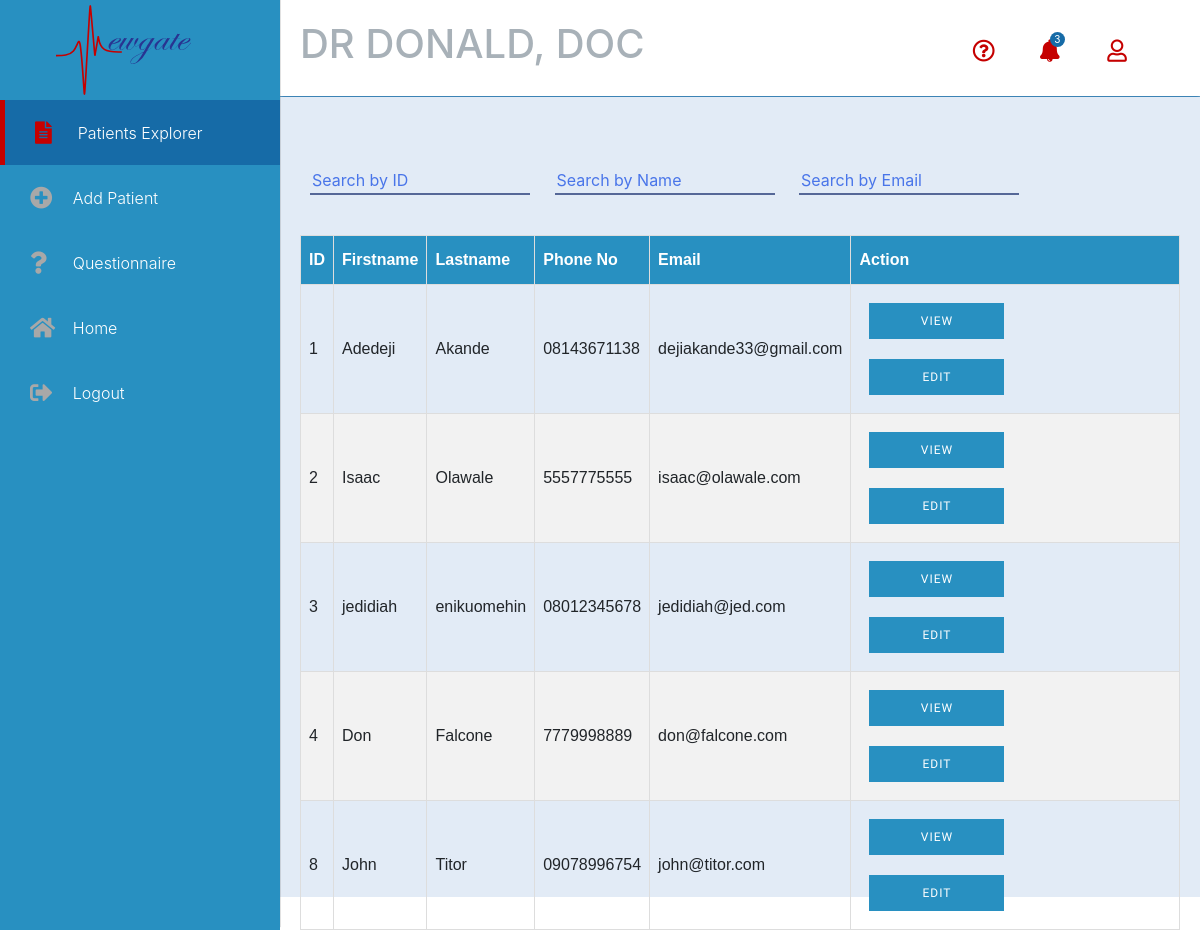
Screenshot of /pages/viewpatients.php (signed in) with the database file from the repository.
### tables this page shows
CREATE TABLE IF NOT EXISTS `tbl_patients` (
  `ID` int(11) NOT NULL AUTO_INCREMENT,
  `firstname` varchar(255) NOT NULL,
  `lastname` varchar(255) NOT NULL,
  `email` varchar(255) NOT NULL,
  `phone_num` varchar(255) NOT NULL,
  `dob` date NOT NULL,
  `height` float DEFAULT NULL,
  `weight` float DEFAULT NULL,
  PRIMARY KEY (`ID`)
);

### functions/functions.php (called while the page is built, shortened)
<?php
    function getCurrentUserOrDie(){
        if(!isset($_SESSION['user'])){
            doUnauthorized();
        }else{
            return $_SESSION['user'];
        }
    }
?>

### classes/user.php (called while the page is built, shortened)
<?php
class User {
    public $id, $ID, $email, $firstname, $lastname, $role;
    function isDoctor(){
        return in_array('DOCTOR', $this->role);
    }
}

### classes/patient.php (called while the page is built, shortened)
<?php
require_once('user.php');
class Patient {
    function __construct($ID, $email, $firstname, $lastname, $phone_num, $dob, $height, $weight, $sessbill=null, $docID=null){
        $this->ID = $ID;
        $this->email = $email;
        $this->firstname = $firstname;
        $this->lastname = $lastname;
        $this->phone_num = $phone_num;
    }
    static function getAllPatients($conn){
        $patients = array();
        $stmt = $conn->query("SELECT * FROM tbl_patients");
        $results = $stmt->fetchall(PDO::FETCH_ASSOC);
        foreach($results as $result){
            $patient = new Patient($result['ID'], $result["email"], $result["firstname"], $result["lastname"], $result["phone_num"], $result['dob'], $result['height'], $result['weight']);
            array_push($patients, $patient);
        }
        return $patients;
    }
}

### pages/viewpatients.php (the view, shortened to what this page needs)
<?php
require_once("../functions/conn.php");
require_once("../functions/functions.php");
require_once("../classes/user.php");
require_once("../classes/patient.php");
$current_user = getCurrentUserOrDie();
$conn = connect();
$patients = Patient::getAllPatients($conn);
?>
<!DOCTYPE html>
<html lang="en">
<head>
    <link rel="stylesheet" type="text/css" media="screen" href="../assets/css/style.css"/>
    <link rel="stylesheet" type="text/css" media="screen" href="../assets/css/main.css"/>
    <link rel="stylesheet" type="text/css" media="screen" href="../assets/css/viewpatients.css"/>
    <link rel="stylesheet" href="../assets/css/bootstrap.min.css">
    <link rel="stylesheet" href="https://use.fontawesome.com/releases/v5.0.13/css/all.css"
>
    <link rel="stylesheet" href="../assets/web-fonts-with-css/css/fontawesome-all.css">
</head>
<body>
<section id="sideMenu">
    <img class="logo" src="../assets/images/newgate.svg" alt="logo here">
    <nav>
        <a href="#" class="active dash_btn"><i class="fas fa-file-alt"></i>Patients Explorer</a>
        <a href="addpatients.php" class="dash_btn"><i class="fas fa-plus-circle"></i>Add Patient</a>
        <a href="viewquestionnaires.php" class="dash_btn"><i class="fas fa-question"></i>Questionnaire</a>
        <a href="../pages/dashboard.php" class="dash_btn"><i class="fas fa-home"></i>Home</a>
        <a href="../logout.php" class="dash_btn"><i class="fas fa-sign-out-alt"></i>Logout</a>
    </nav>
</section>
<header>
    <div class="name-field">
        <H1><?php
        $name = ($current_user->isDoctor())?"DR ":"";
        $name .= strtoupper($current_user->firstname).", ";
        $name .= strtoupper($current_user->lastname);
        echo $name;
        ?></H1>
    </div>
    <div class="user-field">
        <a href="#"><i class="b far fa-question-circle"></i></a>
        <a href="#" class="notification"><i class="b fas fa-bell"></i><span class="circle">3</span></a>
        <a href="#">
            <i class="b far fa-user"></i>
        </a>
    </div>
</header>
<section class="main-container">
    <div class = "stuff">
        <div>
            <input class = "inputext" type="number" name="id" onkeyup="typeSearch()" id="id" placeholder = "Search by ID">
            <input class = "inputext" type="text" name="name" onkeyup="typeSearch()" id="name" placeholder = "Search by Name">
            <input class = "inputext" type="email" name="email" onkeyup="typeSearch()" id="email" placeholder = "Search by Email">
        </div>
        <table id="patientTable" class="genTab">
            <thead>
            <tr>
                <th> ID </th>
                <th>Firstname</th>
                <th>Lastname</th>
                <th>Phone No</th>
                <th>Email</th>
                <th>Action</th>
            </tr>
            </thead>
            <tbody>
            <?php foreach ($patients as $patient) {
                $link ="";
                if($current_user->isDoctor()){
                    $link  = '<a href="managepatients.php?ID='.$patient->ID.'"><button class="bodbut">Edit</button></a>';
                }
                echo <<<_END
            <tr>
                <td> $patient->ID </td>
                <td> $patient->firstname </td>
                <td> $patient->lastname </td>
                <td> $patient->phone_num </td>
                <td> $patient->email</td>
                <td>
                <a href="patientfile.php?ID=$patient->ID"><button class="bodbut">View</button></a>
                $link
                </td>
            </tr>
_END;
            }?>
            </tbody>
        </table>
    </div>
</body>
</html>

### assets/css/style.css (style rules this page uses)
* { box-sizing: border-box; }
body { font-family: 'roboto', sans-serif; margin: 0; background: #E2EBF6; height: 100vh; }
header { background: white; margin-left: 280px; padding: 20px; box-shadow: 0 1px 5px 2px rgb(22, 107, 167); }
header .name-field { display: inline-block; width: 50%; color: #A8B1B8; }
header .search-field .fas, .far { transition: all 0.3s ease-in-out; }
header .search-field:hover .fas, .far { color: #C50000; }
header .user-field { display: inline-block; float: right; padding: 10px; }
header .user-field a { display: inline-block; padding-right: 20px; text-decoration: none; }
.notification { position: relative; font-size: 20px; padding-top: 5px; }
.notification .circle { background: #166BA7; width: 15px; height: 15px; border-radius: 50%; display: inline-block; font-size: 10px; color: white; text-align: center; position: absolute; top: 2px; left: 10px; }
.logo { height: 100px; width: 135px; margin-left: 20%; }
#sideMenu { background: #2890C1; width: 280px; height: 100%; box-shadow: 0 -3px 1px rgb(77, 77, 77); position: fixed; bottom: 0; top: 0; z-index: 4; }
#sideMenu nav a { display: block; color: #FFFFFF; text-decoration: none; padding: 20px 30px; font-weight: 300; transition: all 0.3s ease-in-out; }
.dash_btn { transition: all 0.3s ease-in-out; }
.dash_btn:hover .fas, .far { color: #C50000; }
.active { background: #166BA7; border-left: 5px solid #C50000; padding: 15px 30px 15px 25px; }
.active .fas, .far { color: #C50000; }
.fas, .far { color: #A8A8A8; font-size: 1.4rem; margin-right: 0.8rem; display: inline-block; width: 30px; position: relative; top: 2px; }
.b { color: #C50000; }
.main-container { margin-left: 280px; margin-top: 1px; padding-top: 40px; background: #E2EBF6; height: 100%; }

### assets/css/main.css (style rules this page uses)
.inputext { margin: 10px; border-style: hidden; border-bottom-style: solid; border-bottom-color: #556797; outline: none; }
::placeholder { color: #4975e9; }
.bodbut { color: #ffffff; margin: 10px; font-size: 12px; border: 0 none; letter-spacing: 1px; text-transform: uppercase; background-color: #2890C1; font-family: roboto, sans-serif; border-radius: 0; width: 135px; height: 36px; transition: all 0.3s ease-in-out; }
.stuff { margin: 20px; }
.genTab { font-family: "Trebuchet MS", Arial, Helvetica, sans-serif; border-collapse: collapse; width: 100%; margin-top: 30px; }
.genTab td, .genTab th { border: 1px solid #ddd; padding: 8px; }
.genTab tr:nth-child(even) { background-color: #f2f2f2; }
.genTab th { padding-top: 12px; padding-bottom: 12px; text-align: left; background-color: #2890C1; color: white; }
td a { display: block; }

### assets/css/viewpatients.css (style rules this page uses)
.inputext { width: 25%; background-color: transparent; }
td a { display: inline; }

### rows the page displays
tbl_patients: ID "1", firstname "Adedeji", lastname "Akande", phone_num "08143671138", email "dejiakande33@gmail.com"
tbl_patients: ID "2", firstname "Isaac", lastname "Olawale", phone_num "5557775555", email "isaac@olawale.com"
tbl_patients: ID "3", firstname "jedidiah", lastname "enikuomehin", phone_num "08012345678", email "jedidiah@jed.com"
tbl_patients: ID "4", firstname "Don", lastname "Falcone", phone_num "7779998889", email "don@falcone.com"
tbl_patients: ID "8", firstname "John", lastname "Titor", phone_num "09078996754", email "john@titor.com"

### other values shown
$name "DR DONALD, DOC"
